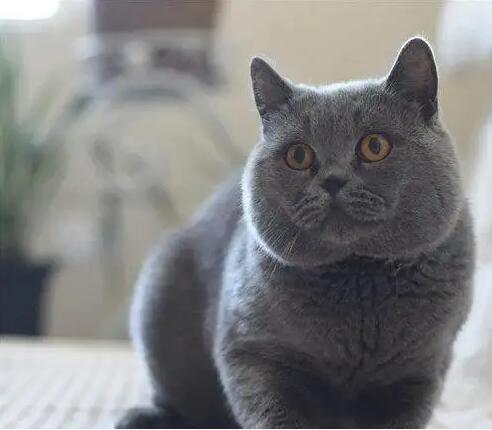
#> input picture docs/Tutorials/4. OpenCV Computer Vision Course/Lesson 8 Image Processing---Geometric Transformation/Routine Code/Revolve/1.jpg, 492 x 430 px
$ python Revolve.py
#> lines starting #> are read from the running program, lines starting #| are printed output that depends on the picture
import cv2
import numpy as np

img = cv2.imread('1.jpg')
#> img is the input picture: shape (430, 492, 3); mean B, G, R 128.9, 128.5, 128.1
rows, cols, ch = img.shape
#> rows = 430; cols = 492; ch = 3
# rotate the center  rotation angle  scale factor
M = cv2.getRotationMatrix2D(((cols-1) / 2.0,(rows-1)/2.0), 90,1)
#> M = [[6.12e-17, 1, 31], [-1, 6.12e-17, 460]]
# original picture  convert matrix  output the image center
dst = cv2.warpAffine(img, M, (cols, rows))
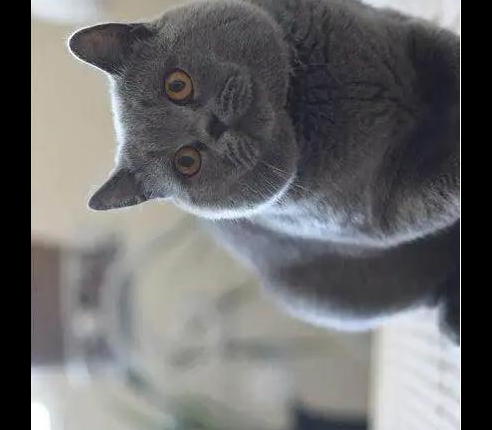
#> dst: shape (430, 492, 3); mean B, G, R 107.7, 107.2, 107.4

cv2.imshow('img', img)
cv2.imshow('dst', dst)
cv2.waitKey(0)
cv2.destroyAllWindows()
